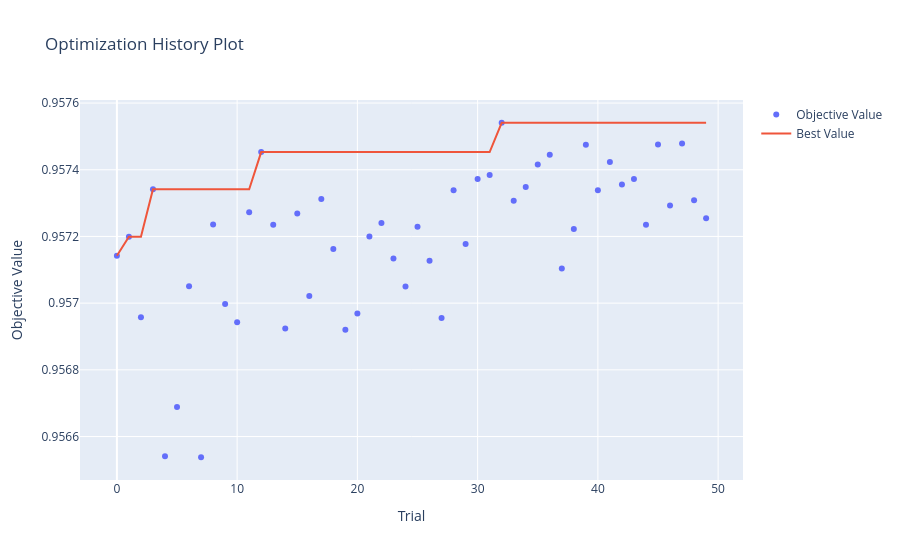

Notebook code cell kept with this figure:
### Code cell
from optuna.visualization import plot_optimization_history , plot_parallel_coordinate , plot_param_importances

plot_optimization_history(study).show()

### Figure 1 — Plotly figure (JSON) as saved in the notebook; plotly's stock layout.template omitted (floating-point values rounded to 4 significant figures)
{"data": [{"mode": "markers", "name": "Objective Value", "type": "scatter", "x": [0, 1, 2, 3, 4, 5, 6, 7, 8, 9, 10, 11, 12, 13, 14, 15, 16, 17, 18, 19, 20, 21, 22, 23, 24, 25, 26, 27, 28, 29, 30, 31, 32, 33, 34, 35, 36, 37, 38, 39, 40, 41, 42, 43, 44, 45, 46, 47, 48, 49], "y": [0.9571, 0.9572, 0.957, 0.9573, 0.9565, 0.9567, 0.9571, 0.9565, 0.9572, 0.957, 0.9569, 0.9573, 0.9575, 0.9572, 0.9569, 0.9573, 0.957, 0.9573, 0.9572, 0.9569, 0.957, 0.9572, 0.9572, 0.9571, 0.957, 0.9572, 0.9571, 0.957, 0.9573, 0.9572, 0.9574, 0.9574, 0.9575, 0.9573, 0.9573, 0.9574, 0.9574, 0.9571, 0.9572, 0.9575, 0.9573, 0.9574, 0.9574, 0.9574, 0.9572, 0.9575, 0.9573, 0.9575, 0.9573, 0.9573]}, {"mode": "lines", "name": "Best Value", "type": "scatter", "x": [0, 1, 2, 3, 4, 5, 6, 7, 8, 9, 10, 11, 12, 13, 14, 15, 16, 17, 18, 19, 20, 21, 22, 23, 24, 25, 26, 27, 28, 29, 30, 31, 32, 33, 34, 35, 36, 37, 38, 39, 40, 41, 42, 43, 44, 45, 46, 47, 48, 49], "y": [0.9571, 0.9572, 0.9572, 0.9573, 0.9573, 0.9573, 0.9573, 0.9573, 0.9573, 0.9573, 0.9573, 0.9573, 0.9575, 0.9575, 0.9575, 0.9575, 0.9575, 0.9575, 0.9575, 0.9575, 0.9575, 0.9575, 0.9575, 0.9575, 0.9575, 0.9575, 0.9575, 0.9575, 0.9575, 0.9575, 0.9575, 0.9575, 0.9575, 0.9575, 0.9575, 0.9575, 0.9575, 0.9575, 0.9575, 0.9575, 0.9575, 0.9575, 0.9575, 0.9575, 0.9575, 0.9575, 0.9575, 0.9575, 0.9575, 0.9575]}, {"marker": {"color": "#cccccc"}, "mode": "markers", "name": "Infeasible Trial", "showlegend": false, "type": "scatter", "x": [], "y": []}], "layout": {"title": {"text": "Optimization History Plot"}, "xaxis": {"title": {"text": "Trial"}}, "yaxis": {"title": {"text": "Objective Value"}}}}
